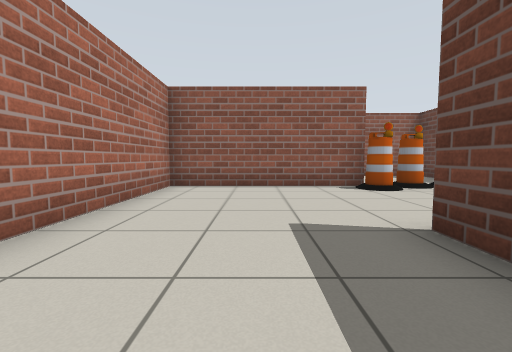
View 1 (above)

17 first-person views from a walk through a Gazebo world. The camera is 0.72 m above the floor, tilts 4° down and sees 90° across. The floor is counted in squares, 1 m on a side. Each view is taken from the middle of a square. On the plan, view 1 faces up. The plan holds only what a view shows up to about 9 squares ahead; the rest is blank. The robots in the file are not drawn.

View 2
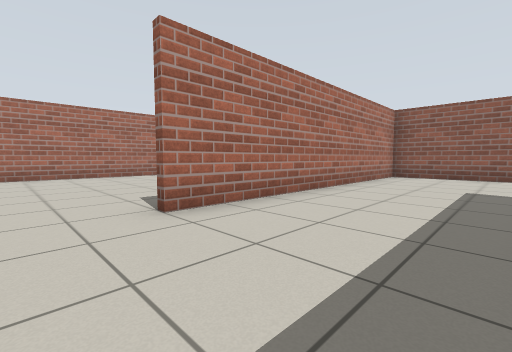

View 3
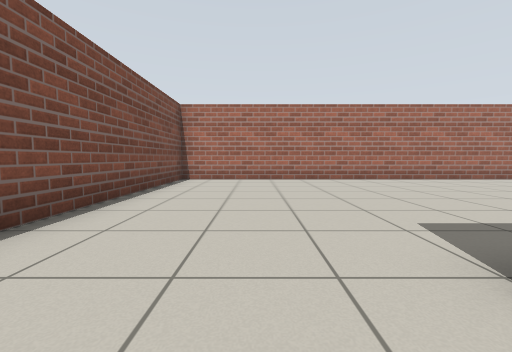

View 4
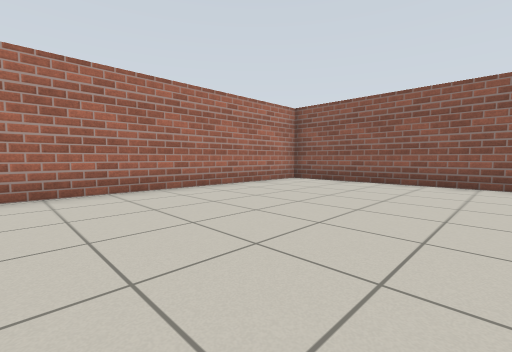

View 5
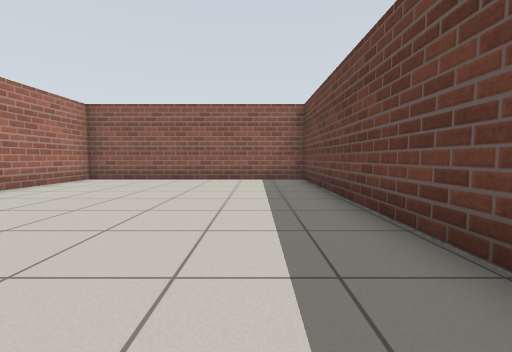

View 6
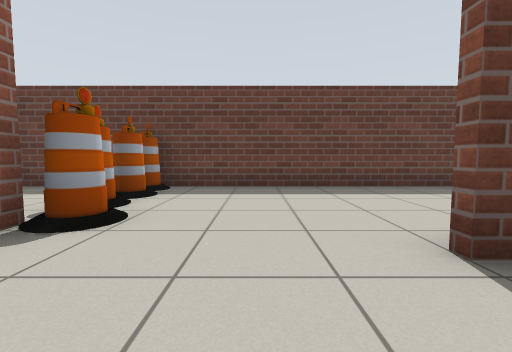

View 7
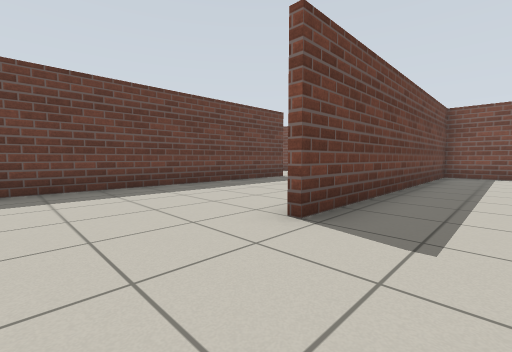

View 8
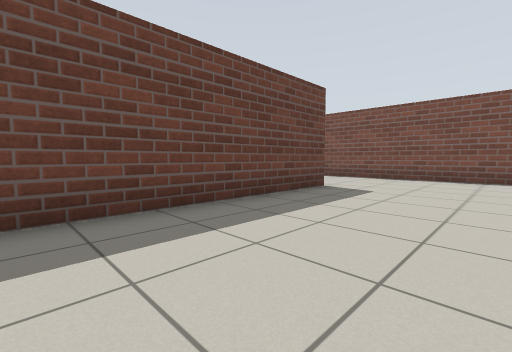

View 9
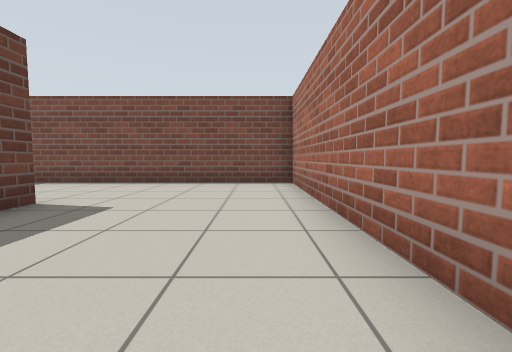

View 10
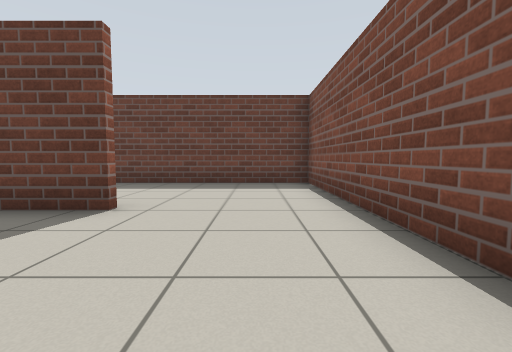

View 11
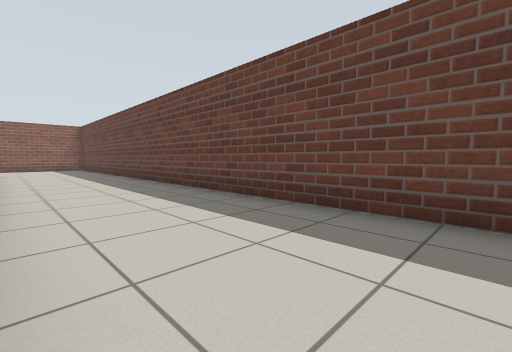

View 12
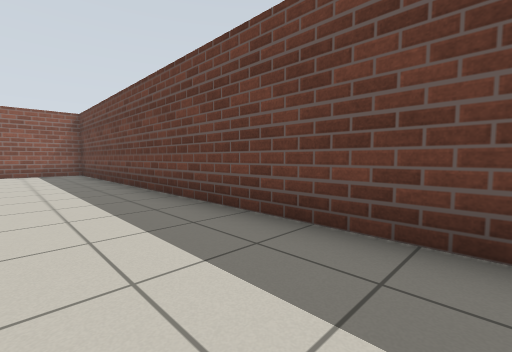

View 13
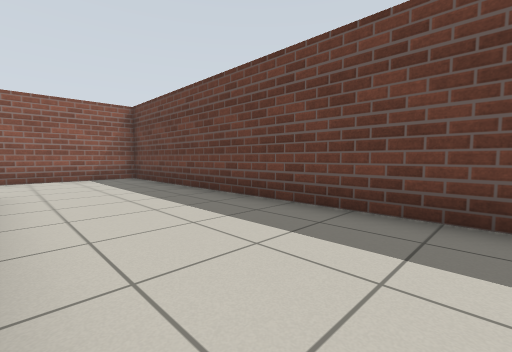

View 14
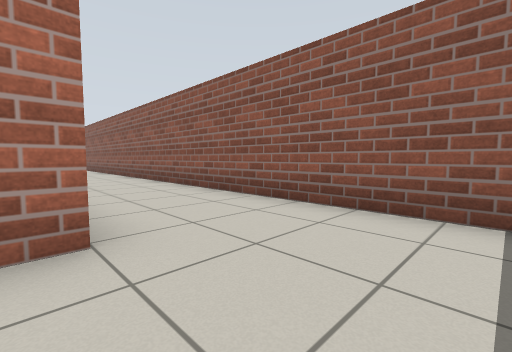

View 15
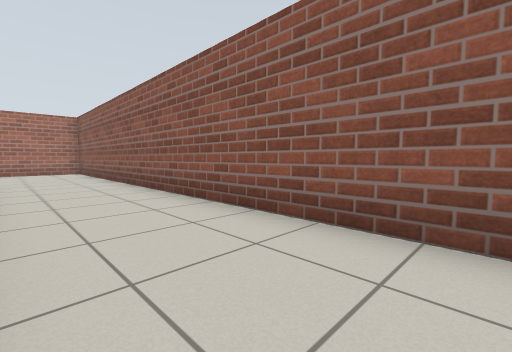

View 16
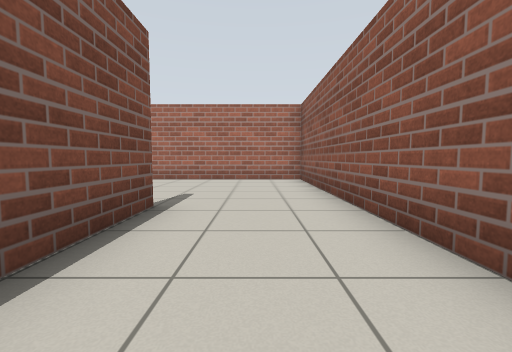

View 17
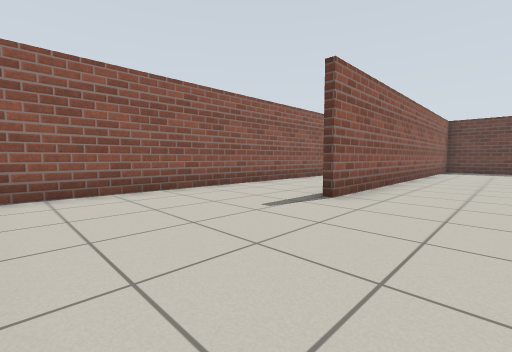

### Floor plan
Points are (right, up) in squares from view 1. A wall is a line through its corners. A room is listed if a view was taken in it or the views show most of it. See-through windows are left out.
Room 1 (views 1, 2, 3, 4, 5, 6, 7, 8, 9, 10, 11, 12, 13, 14, 15, 16, 17)
walls: (1.9, 0) (1.9, -6.5) (10.4, -6.5) (10.4, 13.5) (-9.6, 13.5) (-9.6, 8.5); (-2.4, -0.5) (-2.4, 6.6) (-9.6, 6.6) (-9.6, -6.5) (-3.4, -6.5); (2.9, 6.6) (-2.2, 6.6) (-2.2, -2.5); (1.6, 10.3) (-4.9, 10.3); (6.5, 7.4) (6.5, 10); (6.5, -3) (6.5, 5.5); (-4.9, 10.5) (-2.4, 10.5); (1.7, -6.1) (1.7, 2.6); (-0.1, -6.5) (1.4, -6.5); (6.7, 10.5) (6.7, 9.9)
objects: barrel (3, 6); barrel (4, 6) to (4, 7); barrel (5, 6) to (5, 7); barrel (6, 6) to (6, 7)

Where each view was taken, in squares from view 1:
view 1: 0 up, 0 right, facing up
view 2: 4 down, 1 right, facing up-left
view 3: 4 down, 1 left, facing left
view 4: 1 down, 4 left, facing up-left
view 5: 2 down, 4 left, facing up
view 6: 4 up, 0 right, facing right
view 7: 5 up, 0 right, facing down-right
view 8: 3 up, 3 right, facing down-right
view 9: 1 up, 3 right, facing down
view 10: 5 down, 3 right, facing right
view 11: 4 down, 7 right, facing up-right
view 12: 1 up, 8 right, facing up-right
view 13: 4 up, 7 right, facing up-right
view 14: 10 up, 9 right, facing up-left
view 15: 11 up, 4 right, facing up-left
view 16: 12 up, 1 left, facing left
view 17: 8 up, 9 left, facing up-right
